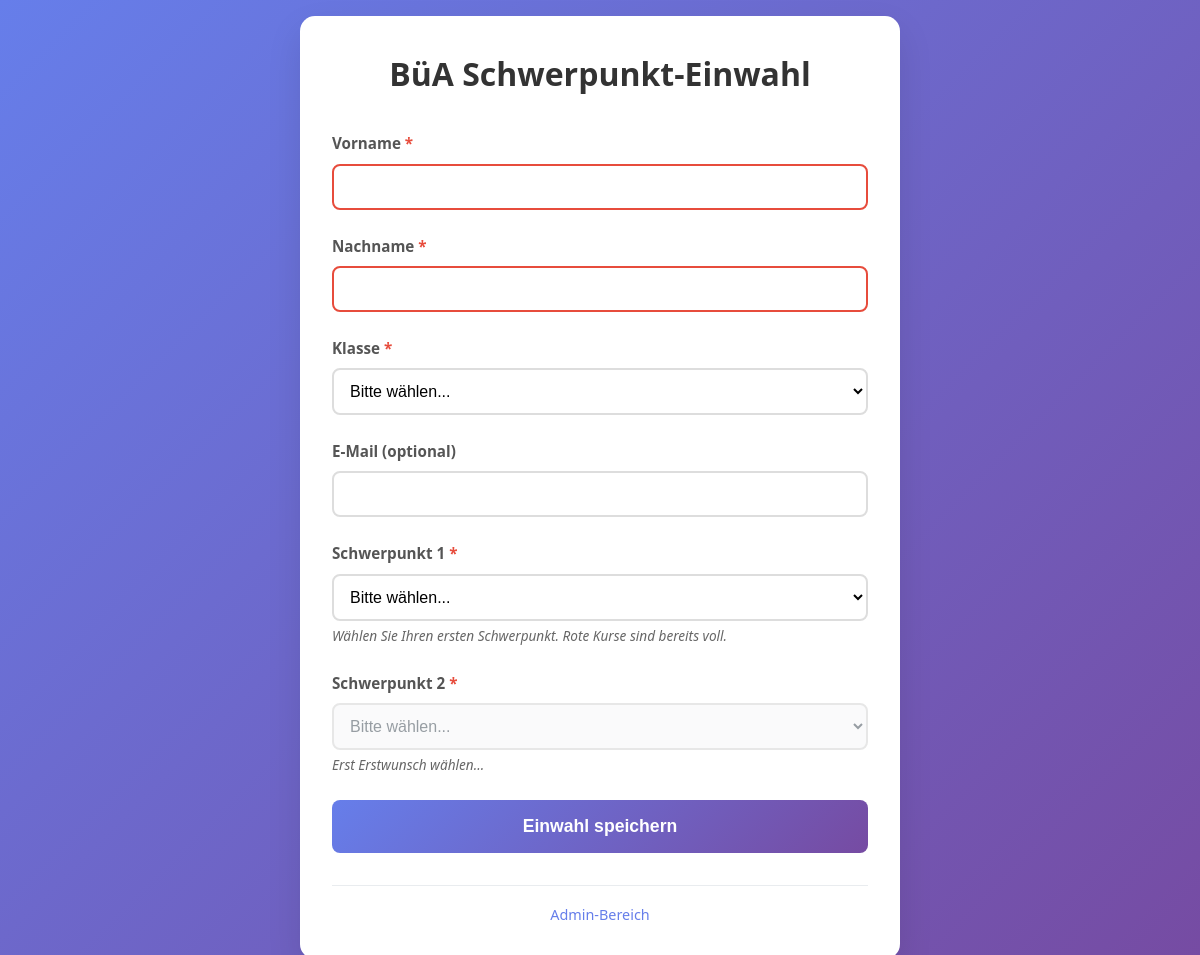
/webapp/index.php, run on an earlier commit of the app's database.
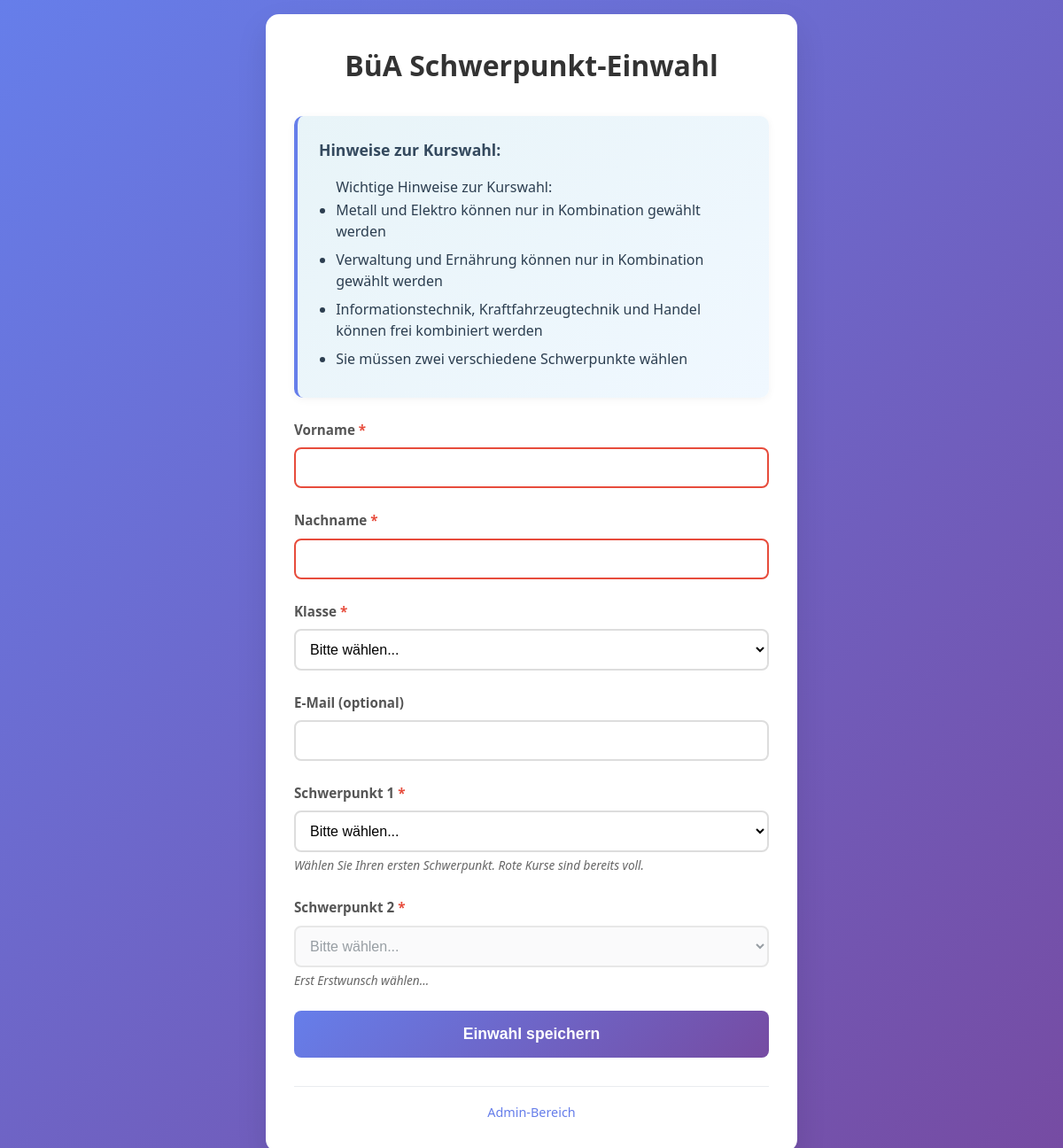
And on a later commit of the database.
### tables this page shows
CREATE TABLE IF NOT EXISTS konfiguration (
    id INT AUTO_INCREMENT PRIMARY KEY,
    schluessel VARCHAR(100) NOT NULL UNIQUE,
    wert TEXT,
    beschreibung TEXT,
    updated_at TIMESTAMP DEFAULT CURRENT_TIMESTAMP ON UPDATE CURRENT_TIMESTAMP
);

### webapp/includes/Database.php (called while the page is built, shortened)
<?php
class Database
{
    private $host;
    private $dbname;
    private $username;
    private $password;
    private $pdo;
    public function __construct()
    {
        $this->host = $_ENV['DB_HOST'] ?? 'db';
        $this->dbname = $_ENV['DB_NAME'] ?? 'buea_einwahl';
        $this->username = $_ENV['DB_USER'] ?? 'buea_user';
        $this->password = $_ENV['DB_PASS'] ?? 'buea_password';
    }
    private function connect()
    {
        try {
            $dsn = "mysql:host={$this->host};dbname={$this->dbname};charset=utf8mb4";
            $options = [
                PDO::ATTR_ERRMODE => PDO::ERRMODE_EXCEPTION,
                PDO::ATTR_DEFAULT_FETCH_MODE => PDO::FETCH_ASSOC,
                PDO::ATTR_EMULATE_PREPARES => false
            ];
            $this->pdo = new PDO($dsn, $this->username, $this->password, $options);
        } catch (PDOException $e) {
            die("Datenbankverbindung fehlgeschlagen: " . $e->getMessage());
        }
    }
    public function query($sql, $params = [])
    {
        try {
            $stmt = $this->pdo->prepare($sql);
            $stmt->execute($params);
            return $stmt;
        } catch (PDOException $e) {
            error_log("Database query error: " . $e->getMessage());
            throw $e;
        }
    }
    public function fetchOne($sql, $params = [])
    {
        return $this->query($sql, $params)->fetch();
    }
}

### webapp/includes/EinwahlModel.php (called while the page is built, shortened)
<?php
require_once 'Database.php';
class EinwahlModel
{
    private $db;
    public function __construct()
    {
        $this->db = new Database();
    }
    public function istEinwahlOffen()
    {
        $config = $this->db->fetchOne(
            "SELECT wert FROM konfiguration WHERE schluessel = 'einwahl_offen'"
        );
        return ($config['wert'] ?? '0') === '1';
    }
    public function getKonfiguration($schluessel)
    {
        $result = $this->db->fetchOne("SELECT wert FROM konfiguration WHERE schluessel = ?", [$schluessel]);
        return $result['wert'] ?? '';
    }
}

### webapp/index.php (the view, shortened to what this page needs)
<?php
require_once 'includes/EinwahlModel.php';
$model = new EinwahlModel();
$einwahl_offen = $model->istEinwahlOffen();
$hinweistext = $model->getKonfiguration('hinweistext');
?>
<!DOCTYPE html>
<html lang="de">
<head>
    <link rel="stylesheet" href="assets/css/main.css">
</head>
<body>
    <div class="container">
        <h1>BüA Schwerpunkt-Einwahl</h1>
        <?php if (!$einwahl_offen): ?>
            <div class="closed-notice">
                <h2>Die Einwahl ist derzeit geschlossen</h2>
                <p>Bitte wenden Sie sich an Ihre Lehrkraft.</p>
            </div>
        <?php else: ?>
            <?php if ($hinweistext): ?>
                <div class="combination-info">
                    <h3>Hinweise zur Kurswahl:</h3>
                    <?php
                    $formatted_text = nl2br(htmlspecialchars($hinweistext));
                    $formatted_text = preg_replace('/^•\s*/m', '<li>', $formatted_text);
                    $formatted_text = preg_replace('/(<li>.*?)(<br \/>|$)/s', '$1</li>', $formatted_text);
                    if (strpos($formatted_text, '<li>') !== false) {
                        echo '<ul>' . $formatted_text . '</ul>';
                    } else {
                        echo '<p>' . $formatted_text . '</p>';
                    }
                    ?>
                </div>
            <?php endif; ?>
            <form method="post" id="einwahlForm">
                <div class="form-group">
                    <label for="vorname">Vorname <span class="required">*</span></label>
                    <input type="text" id="vorname" name="vorname" required>
                </div>
                <div class="form-group">
                    <label for="nachname">Nachname <span class="required">*</span></label>
                    <input type="text" id="nachname" name="nachname" required>
                </div>
                <div class="form-group">
                    <label for="klasse_id">Klasse <span class="required">*</span></label>
                    <select id="klasse_id" name="klasse_id" required>
                        <option value="">Bitte wählen...</option>
                    </select>
                </div>
                <div class="form-group">
                    <label for="email">E-Mail (optional)</label>
                    <input type="email" id="email" name="email">
                </div>
                <div class="form-group">
                    <label for="erstwunsch_id">Schwerpunkt 1 <span class="required">*</span></label>
                    <select id="erstwunsch_id" name="erstwunsch_id" required>
                        <option value="">Bitte wählen...</option>
                    </select>
                    <div class="course-info">
                        Wählen Sie Ihren ersten Schwerpunkt. Rote Kurse sind bereits voll.
                    </div>
                </div>
                <div class="form-group">
                    <label for="zweitwunsch_id">Schwerpunkt 2 <span class="required">*</span></label>
                    <select id="zweitwunsch_id" name="zweitwunsch_id" required disabled>
                        <option value="">Erst Schwerpunkt 1 wählen...</option>
                    </select>
                    <div class="course-info">
                    </div>
                </div>
                <button type="submit">Einwahl speichern</button>
            </form>
        <?php endif; ?>
        <div class="admin-link">
            <a href="admin/">Admin-Bereich</a>
        </div>
    </div>
</body>
</html>

### webapp/assets/css/main.css (style rules this page uses)
* { margin: 0; padding: 0; box-sizing: border-box; }
body { font-family: 'Segoe UI', Tahoma, Geneva, Verdana, sans-serif; background: linear-gradient(135deg, #667eea 0%, #764ba2 100%); min-height: 100vh; display: flex; align-items: center; justify-content: center; line-height: 1.6; }
.container { background: white; padding: 2rem; border-radius: 15px; box-shadow: 0 15px 35px rgba(0,0,0,0.1); width: 100%; max-width: 600px; margin: 1rem; }
h1 { color: #333; text-align: center; margin-bottom: 2rem; font-size: 2rem; font-weight: 700; }
h3 { color: #495057; margin-bottom: 1rem; font-size: 1.2rem; }
.form-group { margin-bottom: 1.5rem; }
label { display: block; margin-bottom: 0.5rem; color: #555; font-weight: 600; font-size: 0.95rem; }
.required { color: #e74c3c; }
input, select { width: 100%; padding: 0.75rem; border: 2px solid #ddd; border-radius: 8px; font-size: 1rem; transition: border-color 0.3s ease, box-shadow 0.3s ease; background: white; }
input:invalid { border-color: #e74c3c; }
select:disabled { background-color: #f8f9fa; color: #6c757d; cursor: not-allowed; }
.course-info { font-size: 0.85rem; color: #666; margin-top: 0.25rem; font-style: italic; }
button { width: 100%; padding: 1rem; background: linear-gradient(135deg, #667eea 0%, #764ba2 100%); color: white; border: none; border-radius: 8px; font-size: 1.1rem; font-weight: 600; cursor: pointer; transition: transform 0.2s ease, box-shadow 0.2s ease; }
.combination-info { background: linear-gradient(135deg, #e8f4f8 0%, #f0f8ff 100%); padding: 1.5rem; border-radius: 10px; margin: 1.5rem 0; border-left: 4px solid #667eea; box-shadow: 0 2px 10px rgba(0,0,0,0.05); }
.combination-info h3 { margin-bottom: 1rem; color: #34495e; font-size: 1.1rem; }
.combination-info ul { margin-left: 1.2rem; color: #2c3e50; }
.combination-info li { margin-bottom: 0.5rem; line-height: 1.5; }
.admin-link { text-align: center; margin-top: 2rem; padding-top: 1rem; border-top: 1px solid #e9ecef; }
.admin-link a { color: #667eea; text-decoration: none; font-size: 0.9rem; font-weight: 500; transition: color 0.2s ease; }

What changed in the data, as far as the page shows it:
added konfiguration: wert "Wichtige Hinweise zur Kurswahl: Metall und Elektro können nur in Kombination gewählt werden Verwaltung und Ernährung können nur in Kombination gewählt werden Informationstechnik, Kraftfahrzeugtechnik und Handel können frei kombiniert werden Sie müssen zwei verschiedene Schwerpunkte wählen"
Also different on the page:
text now shown: "Hinweise zur Kurswahl:"
